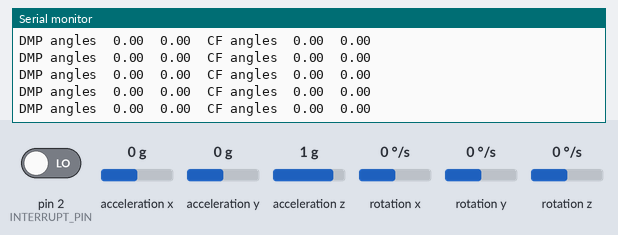
A sketch run on a simulated Arduino Uno, built with avr-gcc and run on an emulated ATmega328P. On the bench: the last lines printed to the serial monitor. Inputs (shaded band) come from the test bench; at power-on: acceleration x 0 g, acceleration z 1 g, acceleration y 0 g, pin 2 (INTERRUPT_PIN) LOW, rotation x 0 °/s, rotation y 0 °/s, rotation z 0 °/s. The sensor or clock chip raises its interrupt line as the real part does.

Above: at 2.2 s.
2.3 s: acceleration x set to -1.4 g
At 3.2 s:
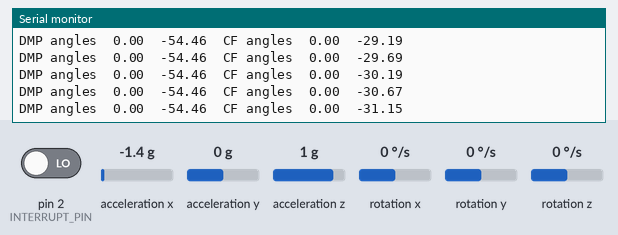
3.8 s: acceleration z set to -1.4 g
At 4.8 s:
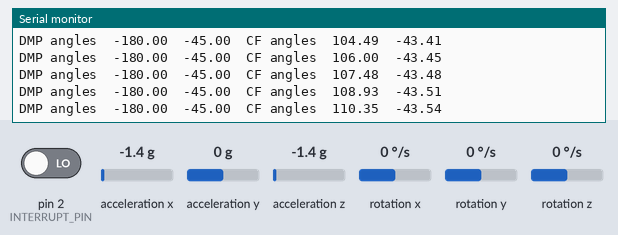
6.8 s: acceleration x set to 0 g
At 7.9 s:
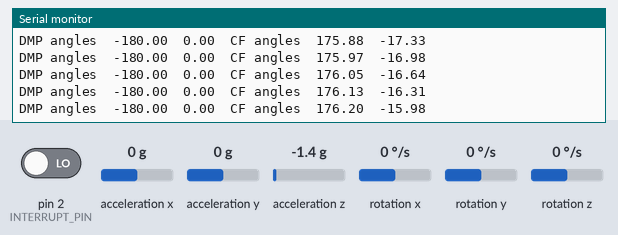
9.8 s: acceleration x set to 0.8 g
At 10.8 s:
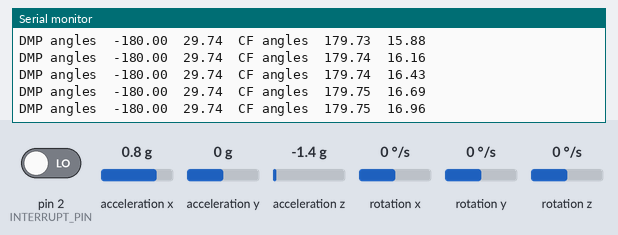
12.8 s: acceleration y set to -1.4 g
At 13.6 s:
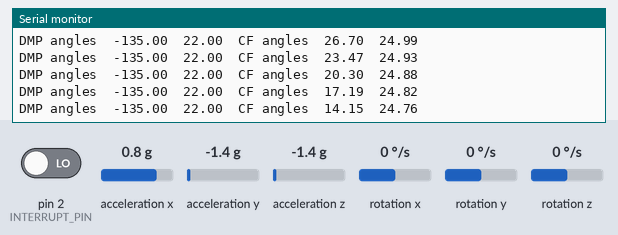
14.3 s: acceleration y set to 0.8 g
At 15.4 s:
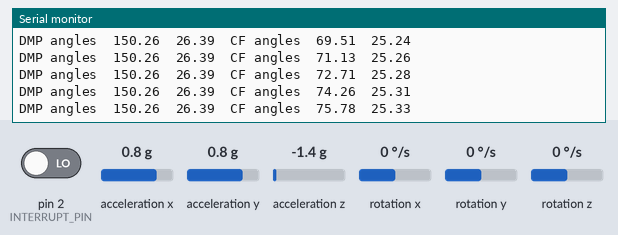
Timing chart, 0 to 17.3 s (numbered marks = the images above; inputs shaded):
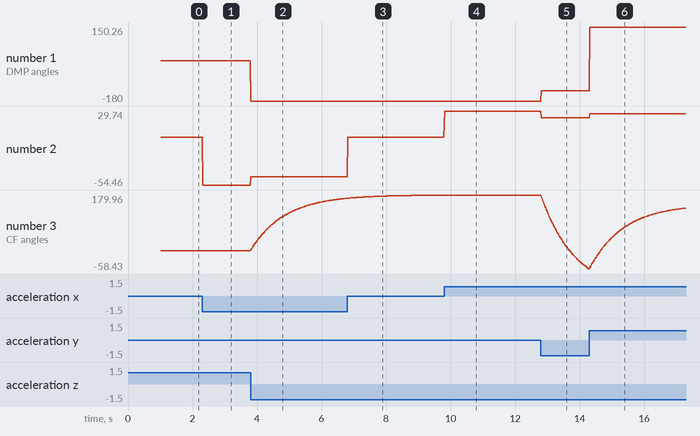

Measured:
- after the input at 2.3 s, the serial monitor: prints a new line at once (image 1)
- plotted number 2: 0 → -54.46 after the input at 2.3 s

The sketch:

IMULIB_DMP.ino
```cpp
#include "I2Cdev.h"
#include "MPU6050_6Axis_MotionApps20.h"
#include "Kalman.h"

// Scaling factors from MPU6050 datasheet
#define ACCEL_SCALE_MODIFIER_2G 16384.0  // LSB/g for ±2g range
#define GYRO_SCALE_MODIFIER_250 131.0    // LSB/(°/s) for ±250°/s range

#define INTERRUPT_PIN 2

// Complementary filter coefficient (0.98 = 98% gyro, 2% accel)
#define COMPLEMENTARY_FILTER_ALPHA 0.98

// MPU6050 object with I2C address 0x68
MPU6050 mpu(0x68);

/*---MPU6050 Control/Status Variables---*/
bool DMPReady = false;  // Set true if DMP init was successful
uint8_t devStatus;      // Return status after each device operation (0 = success, !0 = error)
uint16_t packetSize;                     // Expected DMP packet size (default is 42 bytes)
uint8_t FIFOBuffer[64]; // FIFO storage buffer

/*---Orientation/Motion Variables---*/
Quaternion q;                            // [w, x, y, z] Quaternion container
VectorInt16 aa;                          // [x, y, z] Accel sensor measurements
VectorInt16 gy;                          // [x, y, z] Gyro sensor measurements
VectorFloat gravity;                     // [x, y, z] Gravity vector
float ypr[3];                            // [yaw, pitch, roll] container

/*------Interrupt detection routine------*/
volatile bool MPUInterrupt = false;     // Indicates whether MPU6050 interrupt pin has gone high
void DMPDataReady() {
  MPUInterrupt = true;
}

// Complementary filter variables
float roll = 0.0;                        // Filtered roll angle
float pitch = 0.0;                       // Filtered pitch angle
float gyroRoll = 0.0;                    // Integrated gyro roll (for comparison)
float gyroPitch = 0.0;                   // Integrated gyro pitch (for comparison)

// Timing variable
static unsigned long lastTime = 0;

void setup() {
    // Initialize I2C bus
    Wire.begin();
    // Initialize serial communication
    Serial.begin(115200);
    while (!Serial);  // Wait for serial port to connect

    // Initialize MPU6050
    mpu.initialize();
// Reset all offsets
  mpu.setXGyroOffset(0);
  mpu.setYGyroOffset(0);
  mpu.setZGyroOffset(0);
  mpu.setXAccelOffset(0);
  mpu.setYAccelOffset(0);
  mpu.setZAccelOffset(0);

    // Apply calibration offsets (from IMU_ZERO.ino)
    mpu.setXAccelOffset(1462);
    mpu.setYAccelOffset(20075);
    mpu.setZAccelOffset(3372);
    mpu.setXGyroOffset(93);
    mpu.setYGyroOffset(-42);
    mpu.setZGyroOffset(44);

    // Initialize and configure the DMP
    Serial.println(F("Initializing DMP..."));
    uint8_t devStatus = mpu.dmpInitialize();

    // Make sure DMP initialization was successful (returns 0 if so)
    if (devStatus == 0) {
        // Turn on the DMP, now that it's ready
        Serial.println(F("Enabling DMP..."));
        mpu.setDMPEnabled(true);

        /*Enable Arduino interrupt detection*/
        attachInterrupt(digitalPinToInterrupt(INTERRUPT_PIN), DMPDataReady, RISING);
        DMPReady = true;
        // Get expected DMP packet size for later comparison
        packetSize = mpu.dmpGetFIFOPacketSize();
        Serial.println(F("DMP ready!"));
        // Initialize timestamp
        lastTime = millis();
    } else {
        // ERROR!
        // 1 = initial memory load failed
        // 2 = DMP configuration updates failed
        Serial.print(F("DMP Initialization failed (code "));
        Serial.print(devStatus);
        Serial.println(F(")"));
    }
    delay(500);
}

void loop() {
    if (!DMPReady) return; // Stop the program if DMP programming fails.

    // Check if DMP data is available
    if (mpu.dmpGetCurrentFIFOPacket(FIFOBuffer)) {

        // ===== DMP ANGLES (from quaternion) =====
        // Get quaternion from DMP
        mpu.dmpGetQuaternion(&q, FIFOBuffer);
        // Calculate gravity vector
        mpu.dmpGetGravity(&gravity, &q);
        // Get Yaw/Pitch/Roll angles
        mpu.dmpGetYawPitchRoll(ypr, &q, &gravity);

        // Convert from radians to degrees
        float dmpRoll = ypr[2] * 180 / M_PI;
        float dmpPitch = ypr[1] * 180 / M_PI;

        Serial.print("DMP angles\t");
        Serial.print(dmpRoll);
        Serial.print("\t");
        Serial.print(dmpPitch);

        // ===== COMPLEMENTARY FILTER ANGLES =====
        // Get raw sensor data
        mpu.dmpGetAccel(&aa, FIFOBuffer);
        mpu.dmpGetGyro(&gy, FIFOBuffer);
        // Calculate time elapsed (in seconds)
        float dt = (millis() - lastTime) / 1000.0;
        lastTime = millis();

        // Convert raw accelerometer values to physical units (g's)
        float accelX = aa.x / ACCEL_SCALE_MODIFIER_2G;
        float accelY = aa.y / ACCEL_SCALE_MODIFIER_2G;
        float accelZ = aa.z / ACCEL_SCALE_MODIFIER_2G;

        // Convert raw gyroscope values to physical units (°/s)
        float gyroX = gy.x / GYRO_SCALE_MODIFIER_250;
        float gyroY = gy.y / GYRO_SCALE_MODIFIER_250;
        float gyroZ = gy.z / GYRO_SCALE_MODIFIER_250;

        // Calculate roll angle from accelerometer
        float accelRoll = atan2(accelY, accelZ) * 180 / PI;

        // Integrate gyroscope for roll
        gyroRoll += gyroX * dt;

        // Apply complementary filter for roll
        roll = COMPLEMENTARY_FILTER_ALPHA * (roll + gyroX * dt) +
               (1 - COMPLEMENTARY_FILTER_ALPHA) * accelRoll;

        // Calculate pitch angle from accelerometer
        float accelPitch = atan2(accelX, sqrt(pow(accelY, 2) + pow(accelZ, 2))) * 180 / PI;

        // Integrate gyroscope for pitch
        gyroPitch += gyroY * dt;

        // Apply complementary filter for pitch
        pitch = COMPLEMENTARY_FILTER_ALPHA * (pitch + gyroY * dt) +
                (1 - COMPLEMENTARY_FILTER_ALPHA) * accelPitch;

        Serial.print("\tCF angles\t");
        Serial.print(roll);
        Serial.print("\t");
        Serial.println(pitch);

        delay(10);
    }
}
```
